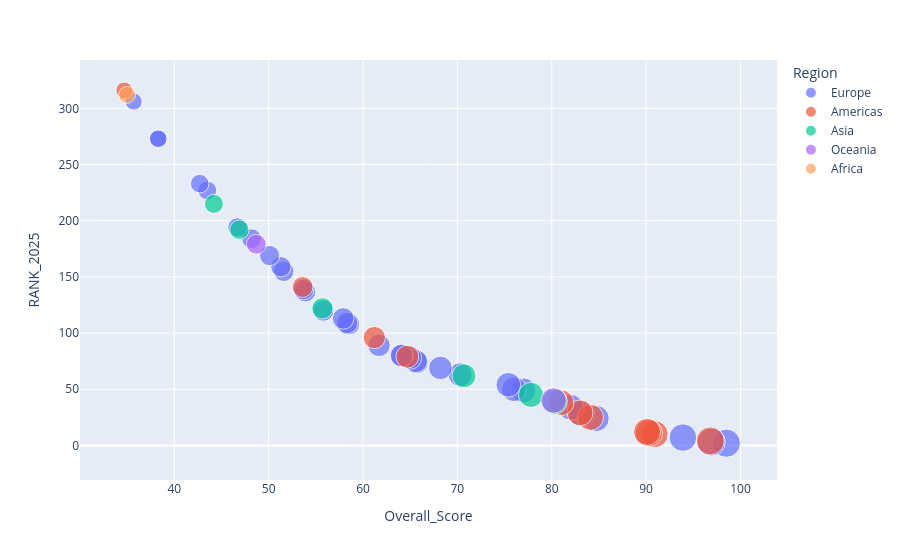

The cell this chart's notebook holds for it:
### Markdown cell above
Q14. Multi-variable Visualization
Create Plotly scatter:
X → Score
Y → Rank
Color → Region
Size → Score
Derive 2–3 insights.

### Code cell
px.scatter(file,
           x=file['Overall_Score'],y=file['RANK_2025'],color = 'Region', size='Overall_Score'
           )

### Figure 1 — Plotly figure (JSON) as saved in the notebook; plotly's stock layout.template omitted (floating-point values rounded to 4 significant figures)
{"data": [{"hovertemplate": "Region=Europe<br>Overall_Score=%{marker.size}<br>RANK_2025=%{y}<extra></extra>", "legendgroup": "Europe", "marker": {"color": "#636efa", "size": [98.5, 96.9, 93.9, 84.7, 83.2, 82.0, 77.0, 76.0, 75.4, 70.3, 68.2, 65.7, 65.6, 65.0, 64.1, 64.1, 61.7, 58.5, 58.3, 57.9, 55.8, 53.9, 53.7, 51.6, 51.3, 50.1, 48.2, 46.7, 43.5, 42.7, 38.3, 38.3, 35.7], "sizemode": "area", "sizeref": 0.2462, "symbol": "circle"}, "mode": "markers", "name": "Europe", "orientation": "v", "showlegend": true, "type": "scatter", "x": [98.5, 96.9, 93.9, 84.7, 83.2, 82.0, 77.0, 76.0, 75.4, 70.3, 68.2, 65.7, 65.6, 65.0, 64.1, 64.1, 61.7, 58.5, 58.3, 57.9, 55.8, 53.9, 53.7, 51.6, 51.3, 50.1, 48.2, 46.7, 43.5, 42.7, 38.3, 38.3, 35.7], "xaxis": "x", "y": [2, 3, 7, 24, 28, 34, 49, 50, 54, 63, 69, 74, 75, 78, 80, 80, 89, 108, 109, 113, 120, 137, 139, 155, 159, 169, 184, 194, 227, 233, 273, 273, 306], "yaxis": "y"}, {"hovertemplate": "Region=Americas<br>Overall_Score=%{marker.size}<br>RANK_2025=%{y}<extra></extra>", "legendgroup": "Americas", "marker": {"color": "#EF553B", "size": [96.8, 90.9, 90.3, 90.1, 84.1, 83.0, 81.0, 64.7, 61.2, 53.6, 34.7], "sizemode": "area", "sizeref": 0.2462, "symbol": "circle"}, "mode": "markers", "name": "Americas", "orientation": "v", "showlegend": true, "type": "scatter", "x": [96.8, 90.9, 90.3, 90.1, 84.1, 83.0, 81.0, 64.7, 61.2, 53.6, 34.7], "xaxis": "x", "y": [4, 10, 11, 12, 25, 29, 38, 79, 96, 141, 316], "yaxis": "y"}, {"hovertemplate": "Region=Asia<br>Overall_Score=%{marker.size}<br>RANK_2025=%{y}<extra></extra>", "legendgroup": "Asia", "marker": {"color": "#00cc96", "size": [80.3, 77.8, 70.7, 55.7, 46.9, 44.2], "sizemode": "area", "sizeref": 0.2462, "symbol": "circle"}, "mode": "markers", "name": "Asia", "orientation": "v", "showlegend": true, "type": "scatter", "x": [80.3, 77.8, 70.7, 55.7, 46.9, 44.2], "xaxis": "x", "y": [39, 45, 62, 122, 192, 215], "yaxis": "y"}, {"hovertemplate": "Region=Oceania<br>Overall_Score=%{marker.size}<br>RANK_2025=%{y}<extra></extra>", "legendgroup": "Oceania", "marker": {"color": "#ab63fa", "size": [80.2, 48.7], "sizemode": "area", "sizeref": 0.2462, "symbol": "circle"}, "mode": "markers", "name": "Oceania", "orientation": "v", "showlegend": true, "type": "scatter", "x": [80.2, 48.7], "xaxis": "x", "y": [40, 179], "yaxis": "y"}, {"hovertemplate": "Region=Africa<br>Overall_Score=%{marker.size}<br>RANK_2025=%{y}<extra></extra>", "legendgroup": "Africa", "marker": {"color": "#FFA15A", "size": [35.0], "sizemode": "area", "sizeref": 0.2462, "symbol": "circle"}, "mode": "markers", "name": "Africa", "orientation": "v", "showlegend": true, "type": "scatter", "x": [35.0], "xaxis": "x", "y": [312], "yaxis": "y"}], "layout": {"legend": {"itemsizing": "constant", "title": {"text": "Region"}, "tracegroupgap": 0}, "margin": {"t": 60}, "xaxis": {"anchor": "y", "domain": [0, 1], "title": {"text": "Overall_Score"}}, "yaxis": {"anchor": "x", "domain": [0, 1], "title": {"text": "RANK_2025"}}}}
